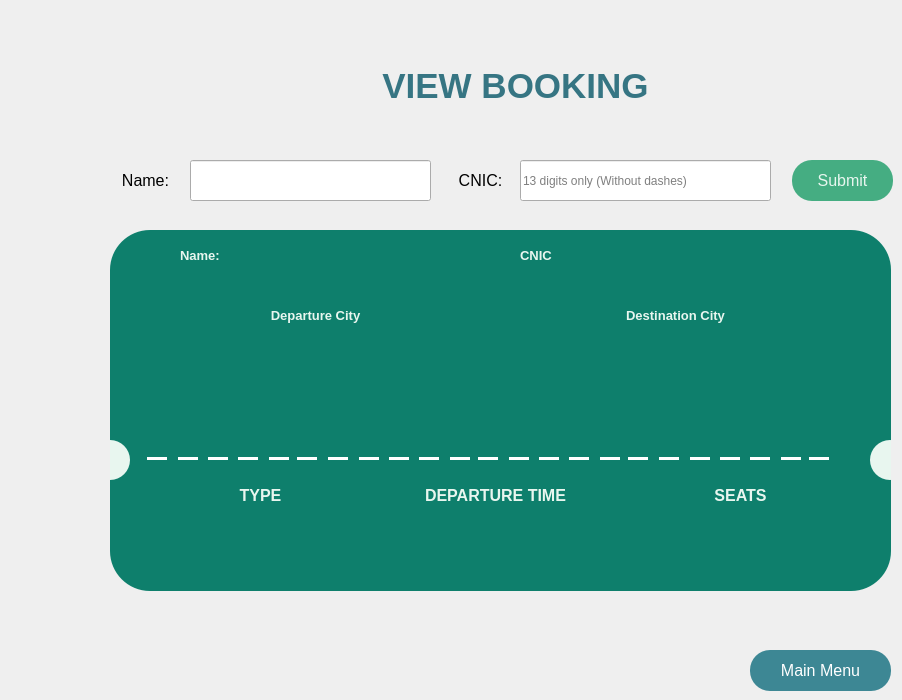
    <widget class="QWidget" name="ViewTab">
     <attribute name="title">
      <string>View Booking</string>
     </attribute>
     <widget class="QLabel" name="WindowTitle_2">
      <property name="geometry">
       <rect>
        <x>250</x>
        <y>50</y>
        <width>531</width>
        <height>71</height>
       </rect>
      </property>
      <property name="font">
       <font>
        <pointsize>26</pointsize>
        <weight>75</weight>
        <italic>false</italic>
        <bold>true</bold>
        <underline>false</underline>
        <strikeout>false</strikeout>
       </font>
      </property>
      <property name="autoFillBackground">
       <bool>false</bool>
      </property>
      <property name="styleSheet">
       <string notr="true">color: rgb(54, 117, 131);
border-color: rgb(20, 20, 20);
border-color: rgb(54, 117, 131);

</string>
      </property>
      <property name="frameShadow">
       <enum>QFrame::Raised</enum>
      </property>
      <property name="text">
       <string>VIEW BOOKING</string>
      </property>
      <property name="alignment">
       <set>Qt::AlignCenter</set>
      </property>
     </widget>
     <widget class="QLabel" name="NameInputLabel">
      <property name="geometry">
       <rect>
        <x>110</x>
        <y>160</y>
        <width>71</width>
        <height>41</height>
       </rect>
      </property>
      <property name="font">
       <font>
        <pointsize>12</pointsize>
       </font>
      </property>
      <property name="text">
       <string>Name:</string>
      </property>
      <property name="alignment">
       <set>Qt::AlignCenter</set>
      </property>
     </widget>
     <widget class="QLineEdit" name="NameInputBox">
      <property name="geometry">
       <rect>
        <x>190</x>
        <y>160</y>
        <width>241</width>
        <height>41</height>
       </rect>
      </property>
      <property name="inputMethodHints">
       <set>Qt::ImhLowercaseOnly|Qt::ImhUppercaseOnly</set>
      </property>
      <property name="inputMask">
       <string/>
      </property>
      <property name="text">
       <string/>
      </property>
      <property name="maxLength">
       <number>25</number>
      </property>
      <property name="frame">
       <bool>true</bool>
      </property>
      <property name="placeholderText">
       <string/>
      </property>
      <property name="cursorMoveStyle">
       <enum>Qt::LogicalMoveStyle</enum>
      </property>
     </widget>
     <widget class="QLineEdit" name="cnicInputBox">
      <property name="geometry">
       <rect>
        <x>520</x>
        <y>160</y>
        <width>251</width>
        <height>41</height>
       </rect>
      </property>
      <property name="inputMethodHints">
       <set>Qt::ImhDigitsOnly|Qt::ImhFormattedNumbersOnly</set>
      </property>
      <property name="inputMask">
       <string/>
      </property>
      <property name="text">
       <string/>
      </property>
      <property name="maxLength">
       <number>13</number>
      </property>
      <property name="frame">
       <bool>true</bool>
      </property>
      <property name="placeholderText">
       <string>13 digits only (Without dashes)</string>
      </property>
      <property name="cursorMoveStyle">
       <enum>Qt::LogicalMoveStyle</enum>
      </property>
     </widget>
     <widget class="QLabel" name="cnicLabelInput">
      <property name="geometry">
       <rect>
        <x>450</x>
        <y>160</y>
        <width>61</width>
        <height>41</height>
       </rect>
      </property>
      <property name="font">
       <font>
        <pointsize>12</pointsize>
       </font>
      </property>
      <property name="text">
       <string>CNIC:</string>
      </property>
      <property name="alignment">
       <set>Qt::AlignCenter</set>
      </property>
     </widget>
     <widget class="QPushButton" name="ViewSubmit">
      <property name="geometry">
       <rect>
        <x>792</x>
        <y>160</y>
        <width>101</width>
        <height>41</height>
       </rect>
      </property>
      <property name="font">
       <font>
        <pointsize>12</pointsize>
       </font>
      </property>
      <property name="styleSheet">
       <string notr="true">background-color: rgb(69, 173, 130);
color: rgb(232, 246, 239);
border-radius: 20px;</string>
      </property>
      <property name="text">
       <string>Submit</string>
      </property>
     </widget>
     <widget class="QFrame" name="ViewTicketFrame">
      <property name="geometry">
       <rect>
        <x>110</x>
        <y>230</y>
        <width>781</width>
        <height>361</height>
       </rect>
      </property>
      <property name="styleSheet">
       <string notr="true">background-color: rgb(14, 127, 108);
color: rgb(232, 246, 239);
border-radius: 40px;</string>
      </property>
      <property name="frameShape">
       <enum>QFrame::Panel</enum>
      </property>
      <property name="frameShadow">
       <enum>QFrame::Sunken</enum>
      </property>
      <widget class="QLabel" name="DepartureTimeLabel">
       <property name="geometry">
        <rect>
         <x>290</x>
         <y>240</y>
         <width>191</width>
         <height>51</height>
        </rect>
       </property>
       <property name="font">
        <font>
         <pointsize>12</pointsize>
         <weight>75</weight>
         <bold>true</bold>
        </font>
       </property>
       <property name="text">
        <string>DEPARTURE TIME</string>
       </property>
       <property name="alignment">
        <set>Qt::AlignCenter</set>
       </property>
      </widget>
      <widget class="QLabel" name="TimeOutput">
       <property name="geometry">
        <rect>
         <x>310</x>
         <y>290</y>
         <width>151</width>
         <height>41</height>
        </rect>
       </property>
       <property name="font">
        <font>
         <pointsize>12</pointsize>
        </font>
       </property>
       <property name="text">
        <string/>
       </property>
       <property name="alignment">
        <set>Qt::AlignCenter</set>
       </property>
      </widget>
      <widget class="QLabel" name="SeatsLabel">
       <property name="geometry">
        <rect>
         <x>590</x>
         <y>240</y>
         <width>81</width>
         <height>51</height>
        </rect>
       </property>
       <property name="font">
        <font>
         <pointsize>12</pointsize>
         <weight>75</weight>
         <bold>true</bold>
        </font>
       </property>
       <property name="text">
        <string>SEATS</string>
       </property>
       <property name="alignment">
        <set>Qt::AlignCenter</set>
       </property>
      </widget>
      <widget class="QLabel" name="SeatsOutput">
       <property name="geometry">
        <rect>
         <x>530</x>
         <y>290</y>
         <width>211</width>
         <height>41</height>
        </rect>
       </property>
       <property name="font">
        <font>
         <pointsize>10</pointsize>
        </font>
       </property>
       <property name="text">
        <string/>
       </property>
       <property name="alignment">
        <set>Qt::AlignCenter</set>
       </property>
       <property name="wordWrap">
        <bool>true</bool>
       </property>
       <property name="margin">
        <number>0</number>
       </property>
      </widget>
      <widget class="QLabel" name="ClassViewLabel">
       <property name="geometry">
        <rect>
         <x>120</x>
         <y>240</y>
         <width>61</width>
         <height>51</height>
        </rect>
       </property>
       <property name="font">
        <font>
         <pointsize>12</pointsize>
         <weight>75</weight>
         <bold>true</bold>
        </font>
       </property>
       <property name="text">
        <string>TYPE</string>
       </property>
       <property name="alignment">
        <set>Qt::AlignCenter</set>
       </property>
      </widget>
      <widget class="QLabel" name="TypeOutput">
       <property name="geometry">
        <rect>
         <x>71</x>
         <y>290</y>
         <width>151</width>
         <height>41</height>
        </rect>
       </property>
       <property name="font">
        <font>
         <pointsize>12</pointsize>
        </font>
       </property>
       <property name="text">
        <string/>
       </property>
       <property name="alignment">
        <set>Qt::AlignCenter</set>
       </property>
      </widget>
      <widget class="QLabel" name="FromLabel">
       <property name="geometry">
        <rect>
         <x>130</x>
         <y>60</y>
         <width>151</width>
         <height>51</height>
        </rect>
       </property>
       <property name="font">
        <font>
         <pointsize>10</pointsize>
         <weight>75</weight>
         <bold>true</bold>
        </font>
       </property>
       <property name="contextMenuPolicy">
        <enum>Qt::PreventContextMenu</enum>
       </property>
       <property name="layoutDirection">
        <enum>Qt::LeftToRight</enum>
       </property>
       <property name="text">
        <string>Departure City</string>
       </property>
       <property name="alignment">
        <set>Qt::AlignCenter</set>
       </property>
      </widget>
      <widget class="QLabel" name="NameViewLabel">
       <property name="geometry">
        <rect>
         <x>70</x>
         <y>0</y>
         <width>61</width>
         <height>51</height>
        </rect>
       </property>
       <property name="font">
        <font>
         <pointsize>10</pointsize>
         <weight>75</weight>
         <bold>true</bold>
        </font>
       </property>
       <property name="text">
        <string>Name:</string>
       </property>
      </widget>
      <widget class="QLabel" name="NameOutput">
       <property name="geometry">
        <rect>
         <x>140</x>
         <y>10</y>
         <width>221</width>
         <height>31</height>
        </rect>
       </property>
       <property name="font">
        <font>
         <pointsize>10</pointsize>
        </font>
       </property>
       <property name="text">
        <string/>
       </property>
      </widget>
      <widget class="QLabel" name="cnicOutput">
       <property name="geometry">
        <rect>
         <x>480</x>
         <y>10</y>
         <width>221</width>
         <height>31</height>
        </rect>
       </property>
       <property name="font">
        <font>
         <pointsize>10</pointsize>
        </font>
       </property>
       <property name="text">
        <string/>
       </property>
      </widget>
      <widget class="QLabel" name="cnicViewLabel">
       <property name="geometry">
        <rect>
         <x>410</x>
         <y>0</y>
         <width>61</width>
         <height>51</height>
        </rect>
       </property>
       <property name="font">
        <font>
         <pointsize>10</pointsize>
         <weight>75</weight>
         <bold>true</bold>
        </font>
       </property>
       <property name="text">
        <string>CNIC</string>
       </property>
      </widget>
      <widget class="QLabel" name="FromOutput">
       <property name="geometry">
        <rect>
         <x>90</x>
         <y>110</y>
         <width>221</width>
         <height>31</height>
        </rect>
       </property>
       <property name="font">
        <font>
         <pointsize>10</pointsize>
        </font>
       </property>
       <property name="text">
        <string/>
       </property>
       <property name="alignment">
        <set>Qt::AlignCenter</set>
       </property>
      </widget>
      <widget class="QLabel" name="DateOutput">
       <property name="geometry">
        <rect>
         <x>270</x>
         <y>190</y>
         <width>221</width>
         <height>31</height>
        </rect>
       </property>
       <property name="font">
        <font>
         <pointsize>10</pointsize>
        </font>
       </property>
       <property name="text">
        <string/>
       </property>
       <property name="alignment">
        <set>Qt::AlignCenter</set>
       </property>
      </widget>
      <widget class="QLabel" name="DayOutput">
       <property name="geometry">
        <rect>
         <x>680</x>
         <y>170</y>
         <width>91</width>
         <height>41</height>
        </rect>
       </property>
       <property name="font">
        <font>
         <pointsize>10</pointsize>
        </font>
       </property>
       <property name="text">
        <string/>
       </property>
      </widget>
      <widget class="QLabel" name="ToOutput">
       <property name="geometry">
        <rect>
         <x>464</x>
         <y>110</y>
         <width>221</width>
         <height>31</height>
        </rect>
       </property>
       <property name="font">
        <font>
         <pointsize>10</pointsize>
        </font>
       </property>
       <property name="frameShadow">
        <enum>QFrame::Plain</enum>
       </property>
       <property name="text">
        <string/>
       </property>
       <property name="alignment">
        <set>Qt::AlignCenter</set>
       </property>
      </widget>
      <widget class="QLabel" name="ToLabel">
       <property name="geometry">
        <rect>
         <x>480</x>
         <y>60</y>
         <width>171</width>
         <height>51</height>
        </rect>
       </property>
       <property name="font">
        <font>
         <pointsize>10</pointsize>
         <weight>75</weight>
         <bold>true</bold>
        </font>
       </property>
       <property name="text">
        <string>Destination City</string>
       </property>
       <property name="alignment">
        <set>Qt::AlignCenter</set>
       </property>
      </widget>
      <widget class="QFrame" name="frame">
       <property name="geometry">
        <rect>
         <x>-20</x>
         <y>210</y>
         <width>40</width>
         <height>40</height>
        </rect>
       </property>
       <property name="styleSheet">
        <string notr="true">border-radius: 20px;
background-color: rgb(232, 246, 239);</string>
       </property>
       <property name="frameShape">
        <enum>QFrame::Box</enum>
       </property>
       <property name="frameShadow">
        <enum>QFrame::Raised</enum>
       </property>
      </widget>
      <widget class="QFrame" name="frame_2">
       <property name="geometry">
        <rect>
         <x>760</x>
         <y>210</y>
         <width>40</width>
         <height>40</height>
        </rect>
       </property>
       <property name="styleSheet">
        <string notr="true">border-radius: 20px;
background-color: rgb(232, 246, 239);</string>
       </property>
       <property name="frameShape">
        <enum>QFrame::Box</enum>
       </property>
       <property name="frameShadow">
        <enum>QFrame::Raised</enum>
       </property>
      </widget>
      <widget class="Line" name="line">
       <property name="geometry">
        <rect>
         <x>37</x>
         <y>227</y>
         <width>20</width>
         <height>3</height>
        </rect>
       </property>
       <property name="autoFillBackground">
        <bool>false</bool>
       </property>
       <property name="styleSheet">
        <string notr="true">background-color: rgb(255, 255, 255);
border-color: rgb(255, 255, 255);
</string>
       </property>
       <property name="frameShadow">
        <enum>QFrame::Raised</enum>
       </property>
       <property name="lineWidth">
        <number>0</number>
       </property>
       <property name="orientation">
        <enum>Qt::Horizontal</enum>
       </property>
      </widget>
      <widget class="QPushButton" name="pushButton">
       <property name="geometry">
        <rect>
         <x>340</x>
         <y>100</y>
         <width>91</width>
         <height>51</height>
        </rect>
       </property>
       <property name="text">
        <string/>
       </property>
       <property name="icon">
        <iconset>
         <normaloff>assets/arrow.png</normaloff>assets/arrow.png</iconset>
       </property>
       <property name="iconSize">
        <size>
         <width>100</width>
         <height>100</height>
        </size>
       </property>
      </widget>
      <widget class="Line" name="line_2">
       <property name="geometry">
        <rect>
         <x>68</x>
         <y>227</y>
         <width>20</width>
         <height>3</height>
        </rect>
       </property>
       <property name="autoFillBackground">
        <bool>false</bool>
       </property>
       <property name="styleSheet">
        <string notr="true">background-color: rgb(255, 255, 255);
border-color: rgb(255, 255, 255);
</string>
       </property>
       <property name="frameShadow">
        <enum>QFrame::Raised</enum>
       </property>
       <property name="lineWidth">
        <number>0</number>
       </property>
       <property name="orientation">
        <enum>Qt::Horizontal</enum>
       </property>
      </widget>
      <widget class="Line" name="line_3">
       <property name="geometry">
        <rect>
         <x>98</x>
         <y>227</y>
         <width>20</width>
         <height>3</height>
        </rect>
       </property>
       <property name="autoFillBackground">
        <bool>false</bool>
       </property>
       <property name="styleSheet">
        <string notr="true">background-color: rgb(255, 255, 255);
border-color: rgb(255, 255, 255);
</string>
       </property>
       <property name="frameShadow">
        <enum>QFrame::Raised</enum>
       </property>
       <property name="lineWidth">
        <number>0</number>
       </property>
       <property name="orientation">
        <enum>Qt::Horizontal</enum>
       </property>
      </widget>
      <widget class="Line" name="line_4">
       <property name="geometry">
        <rect>
         <x>187</x>
         <y>227</y>
         <width>20</width>
         <height>3</height>
        </rect>
       </property>
       <property name="autoFillBackground">
        <bool>false</bool>
       </property>
       <property name="styleSheet">
        <string notr="true">background-color: rgb(255, 255, 255);
border-color: rgb(255, 255, 255);
</string>
       </property>
       <property name="frameShadow">
        <enum>QFrame::Raised</enum>
       </property>
       <property name="lineWidth">
        <number>0</number>
       </property>
       <property name="orientation">
        <enum>Qt::Horizontal</enum>
       </property>
      </widget>
      <widget class="Line" name="line_5">
       <property name="geometry">
        <rect>
         <x>128</x>
         <y>227</y>
         <width>20</width>
         <height>3</height>
        </rect>
       </property>
       <property name="autoFillBackground">
        <bool>false</bool>
       </property>
       <property name="styleSheet">
        <string notr="true">background-color: rgb(255, 255, 255);
border-color: rgb(255, 255, 255);
</string>
       </property>
       <property name="frameShadow">
        <enum>QFrame::Raised</enum>
       </property>
       <property name="lineWidth">
        <number>0</number>
       </property>
       <property name="orientation">
        <enum>Qt::Horizontal</enum>
       </property>
      </widget>
      <widget class="Line" name="line_6">
       <property name="geometry">
        <rect>
         <x>159</x>
         <y>227</y>
         <width>20</width>
         <height>3</height>
        </rect>
       </property>
       <property name="autoFillBackground">
        <bool>false</bool>
       </property>
       <property name="styleSheet">
        <string notr="true">background-color: rgb(255, 255, 255);
border-color: rgb(255, 255, 255);
</string>
       </property>
       <property name="frameShadow">
        <enum>QFrame::Raised</enum>
       </property>
       <property name="lineWidth">
        <number>0</number>
       </property>
       <property name="orientation">
        <enum>Qt::Horizontal</enum>
       </property>
      </widget>
      <widget class="Line" name="line_7">
       <property name="geometry">
        <rect>
         <x>279</x>
         <y>227</y>
         <width>20</width>
         <height>3</height>
        </rect>
       </property>
       <property name="autoFillBackground">
        <bool>false</bool>
       </property>
       <property name="styleSheet">
        <string notr="true">background-color: rgb(255, 255, 255);
border-color: rgb(255, 255, 255);
</string>
       </property>
       <property name="frameShadow">
        <enum>QFrame::Raised</enum>
       </property>
       <property name="lineWidth">
        <number>0</number>
       </property>
       <property name="orientation">
        <enum>Qt::Horizontal</enum>
       </property>
      </widget>
      <widget class="Line" name="line_8">
       <property name="geometry">
        <rect>
         <x>218</x>
         <y>227</y>
         <width>20</width>
         <height>3</height>
        </rect>
       </property>
       <property name="autoFillBackground">
        <bool>false</bool>
       </property>
       <property name="styleSheet">
        <string notr="true">background-color: rgb(255, 255, 255);
border-color: rgb(255, 255, 255);
</string>
       </property>
       <property name="frameShadow">
        <enum>QFrame::Raised</enum>
       </property>
       <property name="lineWidth">
        <number>0</number>
       </property>
       <property name="orientation">
        <enum>Qt::Horizontal</enum>
       </property>
      </widget>
      <widget class="Line" name="line_9">
       <property name="geometry">
        <rect>
         <x>309</x>
         <y>227</y>
         <width>20</width>
         <height>3</height>
        </rect>
       </property>
       <property name="autoFillBackground">
        <bool>false</bool>
       </property>
       <property name="styleSheet">
        <string notr="true">background-color: rgb(255, 255, 255);
border-color: rgb(255, 255, 255);
</string>
       </property>
       <property name="frameShadow">
        <enum>QFrame::Raised</enum>
       </property>
       <property name="lineWidth">
        <number>0</number>
       </property>
       <property name="orientation">
        <enum>Qt::Horizontal</enum>
       </property>
      </widget>
      <widget class="Line" name="line_10">
       <property name="geometry">
        <rect>
         <x>368</x>
         <y>227</y>
         <width>20</width>
         <height>3</height>
        </rect>
       </property>
       <property name="autoFillBackground">
        <bool>false</bool>
       </property>
       <property name="styleSheet">
        <string notr="true">background-color: rgb(255, 255, 255);
border-color: rgb(255, 255, 255);
</string>
       </property>
       <property name="frameShadow">
        <enum>QFrame::Raised</enum>
       </property>
       <property name="lineWidth">
        <number>0</number>
       </property>
       <property name="orientation">
        <enum>Qt::Horizontal</enum>
       </property>
      </widget>
      <widget class="Line" name="line_11">
       <property name="geometry">
        <rect>
         <x>249</x>
         <y>227</y>
         <width>20</width>
         <height>3</height>
        </rect>
       </property>
       <property name="autoFillBackground">
        <bool>false</bool>
       </property>
       <property name="styleSheet">
        <string notr="true">background-color: rgb(255, 255, 255);
border-color: rgb(255, 255, 255);
</string>
       </property>
       <property name="frameShadow">
        <enum>QFrame::Raised</enum>
       </property>
       <property name="lineWidth">
        <number>0</number>
       </property>
       <property name="orientation">
        <enum>Qt::Horizontal</enum>
       </property>
      </widget>
      <widget class="Line" name="line_12">
       <property name="geometry">
        <rect>
         <x>340</x>
         <y>227</y>
         <width>20</width>
         <height>3</height>
        </rect>
       </property>
       <property name="autoFillBackground">
        <bool>false</bool>
       </property>
       <property name="styleSheet">
        <string notr="true">background-color: rgb(255, 255, 255);
border-color: rgb(255, 255, 255);
</string>
       </property>
       <property name="frameShadow">
        <enum>QFrame::Raised</enum>
       </property>
       <property name="lineWidth">
        <number>0</number>
       </property>
       <property name="orientation">
        <enum>Qt::Horizontal</enum>
       </property>
      </widget>
      <widget class="Line" name="line_13">
       <property name="geometry">
        <rect>
         <x>399</x>
         <y>227</y>
         <width>20</width>
         <height>3</height>
        </rect>
       </property>
       <property name="autoFillBackground">
        <bool>false</bool>
       </property>
       <property name="styleSheet">
        <string notr="true">background-color: rgb(255, 255, 255);
border-color: rgb(255, 255, 255);
</string>
       </property>
       <property name="frameShadow">
        <enum>QFrame::Raised</enum>
       </property>
       <property name="lineWidth">
        <number>0</number>
       </property>
       <property name="orientation">
        <enum>Qt::Horizontal</enum>
       </property>
      </widget>
      <widget class="Line" name="line_14">
       <property name="geometry">
        <rect>
         <x>429</x>
         <y>227</y>
         <width>20</width>
         <height>3</height>
        </rect>
       </property>
       <property name="autoFillBackground">
        <bool>false</bool>
       </property>
       <property name="styleSheet">
        <string notr="true">background-color: rgb(255, 255, 255);
border-color: rgb(255, 255, 255);
</string>
       </property>
       <property name="frameShadow">
        <enum>QFrame::Raised</enum>
       </property>
       <property name="lineWidth">
        <number>0</number>
       </property>
       <property name="orientation">
        <enum>Qt::Horizontal</enum>
       </property>
      </widget>
      <widget class="Line" name="line_15">
       <property name="geometry">
        <rect>
         <x>518</x>
         <y>227</y>
         <width>20</width>
         <height>3</height>
        </rect>
       </property>
       <property name="autoFillBackground">
        <bool>false</bool>
       </property>
       <property name="styleSheet">
        <string notr="true">background-color: rgb(255, 255, 255);
border-color: rgb(255, 255, 255);
</string>
       </property>
       <property name="frameShadow">
        <enum>QFrame::Raised</enum>
       </property>
       <property name="lineWidth">
        <number>0</number>
       </property>
       <property name="orientation">
        <enum>Qt::Horizontal</enum>
       </property>
      </widget>
      <widget class="Line" name="line_16">
       <property name="geometry">
        <rect>
         <x>459</x>
         <y>227</y>
         <width>20</width>
         <height>3</height>
        </rect>
       </property>
       <property name="autoFillBackground">
        <bool>false</bool>
       </property>
       <property name="styleSheet">
        <string notr="true">background-color: rgb(255, 255, 255);
border-color: rgb(255, 255, 255);
</string>
       </property>
       <property name="frameShadow">
        <enum>QFrame::Raised</enum>
       </property>
       <property name="lineWidth">
        <number>0</number>
       </property>
       <property name="orientation">
        <enum>Qt::Horizontal</enum>
       </property>
      </widget>
      <widget class="Line" name="line_17">
       <property name="geometry">
        <rect>
         <x>490</x>
         <y>227</y>
         <width>20</width>
         <height>3</height>
        </rect>
       </property>
       <property name="autoFillBackground">
        <bool>false</bool>
       </property>
       <property name="styleSheet">
        <string notr="true">background-color: rgb(255, 255, 255);
border-color: rgb(255, 255, 255);
</string>
       </property>
       <property name="frameShadow">
        <enum>QFrame::Raised</enum>
       </property>
       <property name="lineWidth">
        <number>0</number>
       </property>
       <property name="orientation">
        <enum>Qt::Horizontal</enum>
       </property>
      </widget>
      <widget class="Line" name="line_18">
       <property name="geometry">
        <rect>
         <x>640</x>
         <y>227</y>
         <width>20</width>
         <height>3</height>
        </rect>
       </property>
       <property name="autoFillBackground">
        <bool>false</bool>
       </property>
       <property name="styleSheet">
        <string notr="true">background-color: rgb(255, 255, 255);
border-color: rgb(255, 255, 255);
</string>
       </property>
       <property name="frameShadow">
        <enum>QFrame::Raised</enum>
       </property>
       <property name="lineWidth">
        <number>0</number>
       </property>
       <property name="orientation">
        <enum>Qt::Horizontal</enum>
       </property>
      </widget>
      <widget class="Line" name="line_19">
       <property name="geometry">
        <rect>
         <x>699</x>
         <y>227</y>
         <width>20</width>
         <height>3</height>
        </rect>
       </property>
       <property name="autoFillBackground">
        <bool>false</bool>
       </property>
       <property name="styleSheet">
        <string notr="true">background-color: rgb(255, 255, 255);
border-color: rgb(255, 255, 255);
</string>
       </property>
       <property name="frameShadow">
        <enum>QFrame::Raised</enum>
       </property>
       <property name="lineWidth">
        <number>0</number>
       </property>
       <property name="orientation">
        <enum>Qt::Horizontal</enum>
       </property>
      </widget>
      <widget class="Line" name="line_20">
       <property name="geometry">
        <rect>
         <x>671</x>
         <y>227</y>
         <width>20</width>
         <height>3</height>
        </rect>
       </property>
       <property name="autoFillBackground">
        <bool>false</bool>
       </property>
       <property name="styleSheet">
        <string notr="true">background-color: rgb(255, 255, 255);
border-color: rgb(255, 255, 255);
</string>
       </property>
       <property name="frameShadow">
        <enum>QFrame::Raised</enum>
       </property>
       <property name="lineWidth">
        <number>0</number>
       </property>
       <property name="orientation">
        <enum>Qt::Horizontal</enum>
       </property>
      </widget>
      <widget class="Line" name="line_21">
       <property name="geometry">
        <rect>
         <x>549</x>
         <y>227</y>
         <width>20</width>
         <height>3</height>
        </rect>
       </property>
       <property name="autoFillBackground">
        <bool>false</bool>
       </property>
       <property name="styleSheet">
        <string notr="true">background-color: rgb(255, 255, 255);
border-color: rgb(255, 255, 255);
</string>
       </property>
       <property name="frameShadow">
        <enum>QFrame::Raised</enum>
       </property>
       <property name="lineWidth">
        <number>0</number>
       </property>
       <property name="orientation">
        <enum>Qt::Horizontal</enum>
       </property>
      </widget>
      <widget class="Line" name="line_22">
       <property name="geometry">
        <rect>
         <x>610</x>
         <y>227</y>
         <width>20</width>
         <height>3</height>
        </rect>
       </property>
       <property name="autoFillBackground">
        <bool>false</bool>
       </property>
       <property name="styleSheet">
        <string notr="true">background-color: rgb(255, 255, 255);
border-color: rgb(255, 255, 255);
</string>
       </property>
       <property name="frameShadow">
        <enum>QFrame::Raised</enum>
       </property>
       <property name="lineWidth">
        <number>0</number>
       </property>
       <property name="orientation">
        <enum>Qt::Horizontal</enum>
       </property>
      </widget>
      <widget class="Line" name="line_23">
       <property name="geometry">
        <rect>
         <x>580</x>
         <y>227</y>
         <width>20</width>
         <height>3</height>
        </rect>
       </property>
       <property name="autoFillBackground">
        <bool>false</bool>
       </property>
       <property name="styleSheet">
        <string notr="true">background-color: rgb(255, 255, 255);
border-color: rgb(255, 255, 255);
</string>
       </property>
       <property name="frameShadow">
        <enum>QFrame::Raised</enum>
       </property>
       <property name="lineWidth">
        <number>0</number>
       </property>
       <property name="orientation">
        <enum>Qt::Horizontal</enum>
       </property>
      </widget>
     </widget>
     <widget class="QPushButton" name="MenuButtonViewTab">
      <property name="geometry">
       <rect>
        <x>750</x>
        <y>650</y>
        <width>141</width>
        <height>41</height>
       </rect>
      </property>
      <property name="font">
       <font>
        <pointsize>12</pointsize>
       </font>
      </property>
      <property name="styleSheet">
       <string notr="true">background-color: rgb(61, 135, 148); color: rgb(255, 255, 255);
border-radius: 20px;</string>
      </property>
      <property name="text">
       <string>Main Menu</string>
      </property>
     </widget>
     <zorder>ViewTicketFrame</zorder>
     <zorder>WindowTitle_2</zorder>
     <zorder>NameInputLabel</zorder>
     <zorder>NameInputBox</zorder>
     <zorder>cnicInputBox</zorder>
     <zorder>cnicLabelInput</zorder>
     <zorder>ViewSubmit</zorder>
     <zorder>MenuButtonViewTab</zorder>
    </widget>
